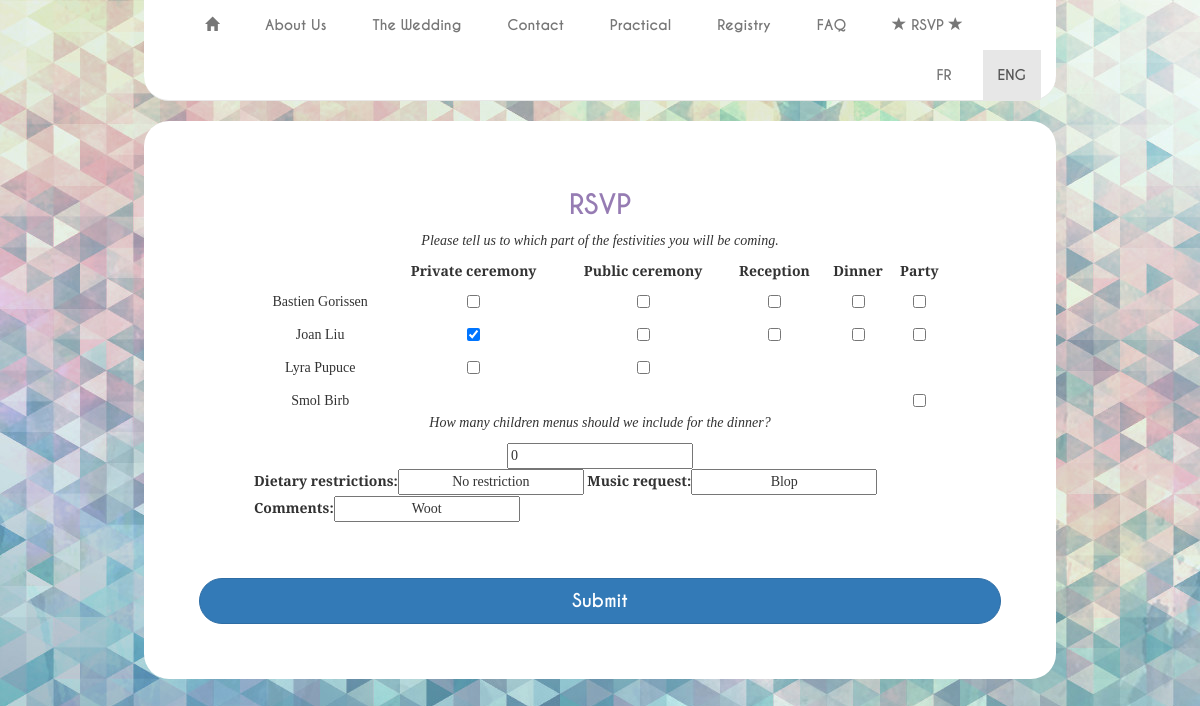
/rsvp/abc123/, run on an earlier commit of the app's database.
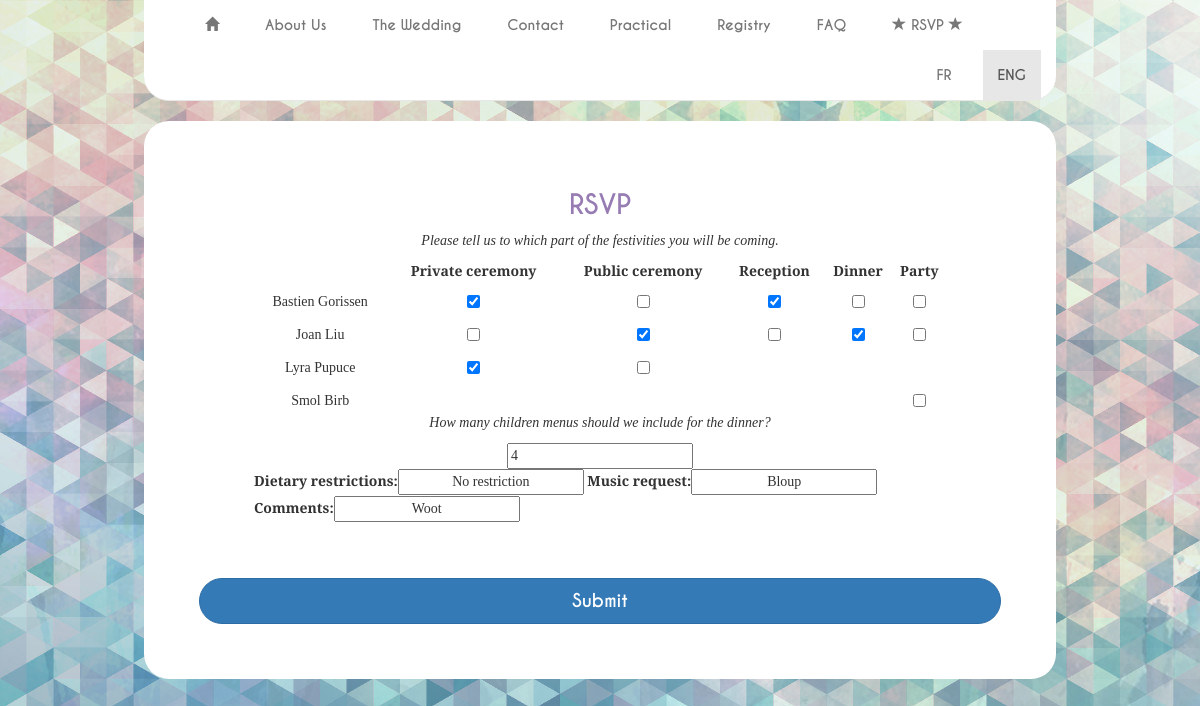
And on a later commit of the database.
### main/models.py (models this page shows)
class Guest(models.Model):
    first_name = models.CharField(max_length=30)
    last_name = models.CharField(max_length=30)
    code = models.ForeignKey(GuestCode, related_name='guests')
    invited_private_ceremony = models.BooleanField(default=False)
    invited_public_ceremony = models.BooleanField(default=False)
    invited_reception = models.BooleanField(default=False)
    invited_dinner = models.BooleanField(default=False)
    invited_party = models.BooleanField(default=False)
    coming_private_ceremony = models.BooleanField(default=False)
    coming_public_ceremony = models.BooleanField(default=False)
    coming_reception = models.BooleanField(default=False)
    coming_dinner = models.BooleanField(default=False)
    coming_party = models.BooleanField(default=False)
    def __str__(self):
        return "%s %s" % (self.first_name, self.last_name)

### main/views.py (the view, shortened to what this page needs)
# urls.py: url(r'^rsvp/(?P<code>[a-zA-Z]{3}[0-9]{3})/$', RSVP.as_view(), name="rsvp")
class RSVP(TemplateView):
    template_name = 'rsvp.html'
    def get(self, request, *args, **kwargs):
        print(kwargs["code"])
        code = GuestCode.objects.get(code=kwargs["code"])
        print("Code : %s (%s)" % (code, type(code)))
        print(code.guests.all())
        guest_forms = []
        guests = []
        for guest in code.guests.all():
            guests.append(guest)
            guest_forms.append(GuestRSVPForm(instance=guest, prefix="guest"+str(guest.id)))
        context = self.get_context_data(**kwargs)
        context['guests'] = guests
        context['guest_forms'] = guest_forms
        context['comments_form'] = GuestCommentsForm(instance=code.comments.first(), prefix="comments")
        context['children_form'] = GuestChildrenForm(instance=code.children.first(), prefix="children")
        return self.render_to_response(context)

### main/forms.py
class GuestCommentsForm(forms.ModelForm):
    class Meta:
        model = GuestComments
        fields = ['dietary_restrictions', 'music_request', 'comments']

class GuestChildrenForm(forms.ModelForm):
    class Meta:
        model = GuestChildren
        fields = ['children_menus',]

### main/models.py (called while the page is built)
    def __str__(self):
        return self.code

### templates/rsvp.html (shortened to what this page needs)
{% extends "base_site.html" %}
{% load static %}
{% block header_includes %}
{{ block.super }}
<link href="{% static 'css/rsvp.css' %}" rel="stylesheet" type="text/css">
{% endblock %}
{% block contents %}
<div class="page-content form-container">
  <form class="form-signin" action="." method="post">
  <div class="form-content form-rsvp">
  <h2 class="form-signin-heading">RSVP</h2>
  <center>
    <p>
      Please tell us to which part of the festivities you will be coming.
    </p>
  </center>
  <table>
    <thead>
      <th></th>
      <th>Private ceremony</th>
      <th>Public ceremony</th>
      <th>Reception</th>
      <th>Dinner</th>
      <th>Party</th>
    </thead>
    <tbody>
      {% for guest in guests %}
        <tr>
          <td>
            {{ guest.first_name }} {{ guest.last_name }}
          </td>
          {% with forloop.counter as i %}
          {% for guest_form in guest_forms %}
          {% if i == forloop.counter %}
          <td>{{ guest_form.coming_private_ceremony }}</td>
          <td>{{ guest_form.coming_public_ceremony }}</td>
          <td>{{ guest_form.coming_reception }}</td>
          <td>{{ guest_form.coming_dinner }}</td>
          <td>{{ guest_form.coming_party }}</td>
          {% endif %}
          {% endfor %}
          {% endwith %}
        </tr>
      {% endfor %}
    </tbody>
  </table>
  <center>
    <p>
      How many children menus should we include for the dinner?
    </p>
    <div>
      {{ children_form.children_menus }}
    </div>
  </center>
  <div>
    {{ comments_form }}
  </div>
  </div>
          <button class="btn btn-lg btn-primary btn-block btn-rounded" type="submit">Submit</button>
  </form>
</div>
{% endblock %}

### templates/base_site.html (shortened to what this page needs)
{% load static %}
<!DOCTYPE html>
<html lang="en">
<head>
  {% block header_includes %}
  <link href="{% static 'vendor/bootstrap/css/bootstrap.min.css' %}" rel="stylesheet">
  <link href="{% static 'css/main.css' %}" rel="stylesheet" type="text/css">
  {% endblock %}
</head>
<body>
    {% block navbar %}
    <div class="navbar-container">
      <nav class="navbar navbar-default">
        <div class="container-fluid">
          <div id="navbar" class="navbar-collapse collapse">
            <ul class="nav navbar-nav">
              <li><a href="/#"><span class="glyphicon glyphicon-home" aria-hidden="true"></span></a></li>
              <li><a href="/#about">About Us</a></li>
              <li><a href="/#wedding">The Wedding</a></li>
              <li><a href="/#contact">Contact</a></li>
              <li><a href="#practical">Practical</a></li>
              <li><a href="#registry">Registry</a></li>
              <li><a href="#FAQ">FAQ</a></li>
              <li><a href="{% url 'rsvp_login' %}"><span class="glyphicon glyphicon-star" aria-hidden="true"></span> RSVP <span class="glyphicon glyphicon-star" aria-hidden="true"></span></a></li>
            </ul>
            <ul class="nav navbar-nav navbar-right">
              <li><a href="#">FR</a></li>
              <li class="active"><a href="#">ENG</a></li>
            </ul>
          </div>
        </div>
      </nav>
    </div>
    {% endblock %}
    {% block contents %}{% endblock %}
</body>
</html>

### assets/css/main.css (style rules this page uses)
html { position: relative; min-height: 100%; }
body { padding-left: 12%; padding-right: 12%; background-image: url("../img/bg-big.jpg"); background-attachment: fixed; }
.page-content h2 { text-align: center; padding-top: 20px; font-family: CaviarDreams; font-weight: bold; color: #967cb3; font-size: 1.9em; }
p { padding-right: 50px; padding-left: 50px; font-style: italic; }
div.page-content { background: white; font-family: 'Merriweather', serif; border-top-left-radius: 25px; border-top-right-radius: 25px; }
ul { list-style: none; padding: 0; margin: 0; }
li { padding-left: 16px; }
li:before { padding-right: 8px; color: blue; }
.navbar { font-family: 'CaviarDreams'; font-weight: bold; border-radius: 0px; border:0; border-bottom: 1px solid #e7e7e7; background-color: white; border-bottom-left-radius: 25px; border-bottom-right-radius: 25px; }
.navbar-container { top: 0; position: fixed; z-index: 10000; width: 76%; }

### main/static/css/rsvp.css (style rules this page uses)
body { background-color: #eee; height: 100%; }
.form-signin { flex: 1 1 auto; padding: 55px; margin: 0 auto; background-color: white; border-radius: 25px; padding-top: 15px; }
div.form-container { min-height: 100%; min-height: 100vh; display: flex; //flex-direction: column; align-items: center; background-color: transparent; }
div.form-content { background-color: white; border-radius: 25px; padding: 55px; padding-top: 15px; flex: 1 1 auto; }
.form-signin .form-signin-heading, .form-signin .checkbox { margin-bottom: 10px; }
.form-signin input[type="text"] { text-align: center; }
.btn-rounded { border-radius: 25px; font-family: CaviarDreams; font-weight: bold; }
.form-rsvp p { padding-right: 0px; padding-left: 0px; font-style: italic; }
table { width: 100%; }
th { text-align: center; }
td { padding-top: 10px; text-align: center; }

What changed in the data, as far as the page shows it:
changed Guest "Bastien": coming_private_ceremony "☐" → "☑"; coming_reception "☐" → "☑"
changed Guest "Joan": coming_private_ceremony "☑" → "☐"; coming_public_ceremony "☐" → "☑"; coming_dinner "☐" → "☑"
changed Guest "Lyra": coming_private_ceremony "☐" → "☑"
Also different on the page:
form field children_menus: "0" → "4"
form field comments_form: "Blop" → "Bloup"
